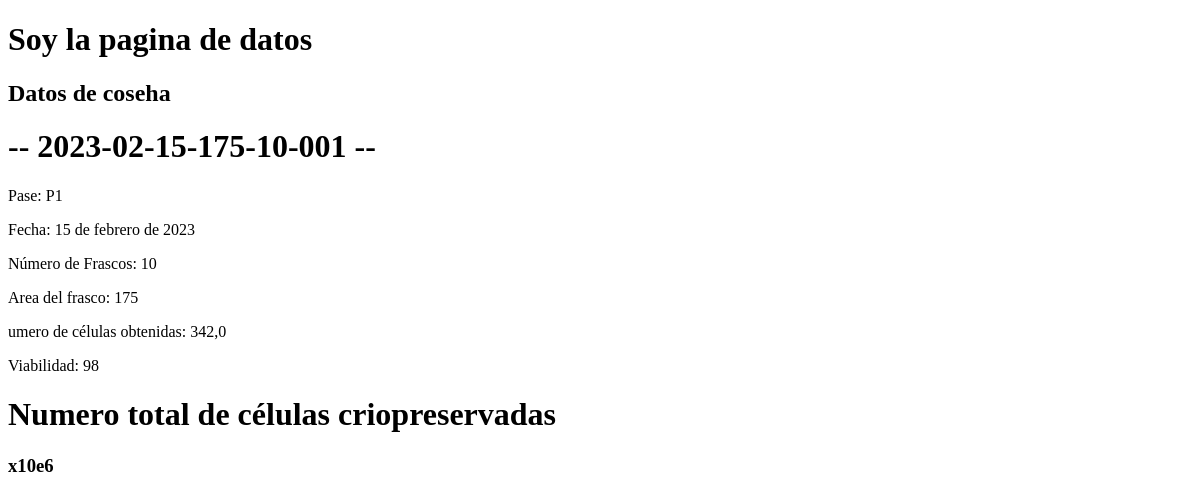
The page /datos/ on the database as committed earlier.
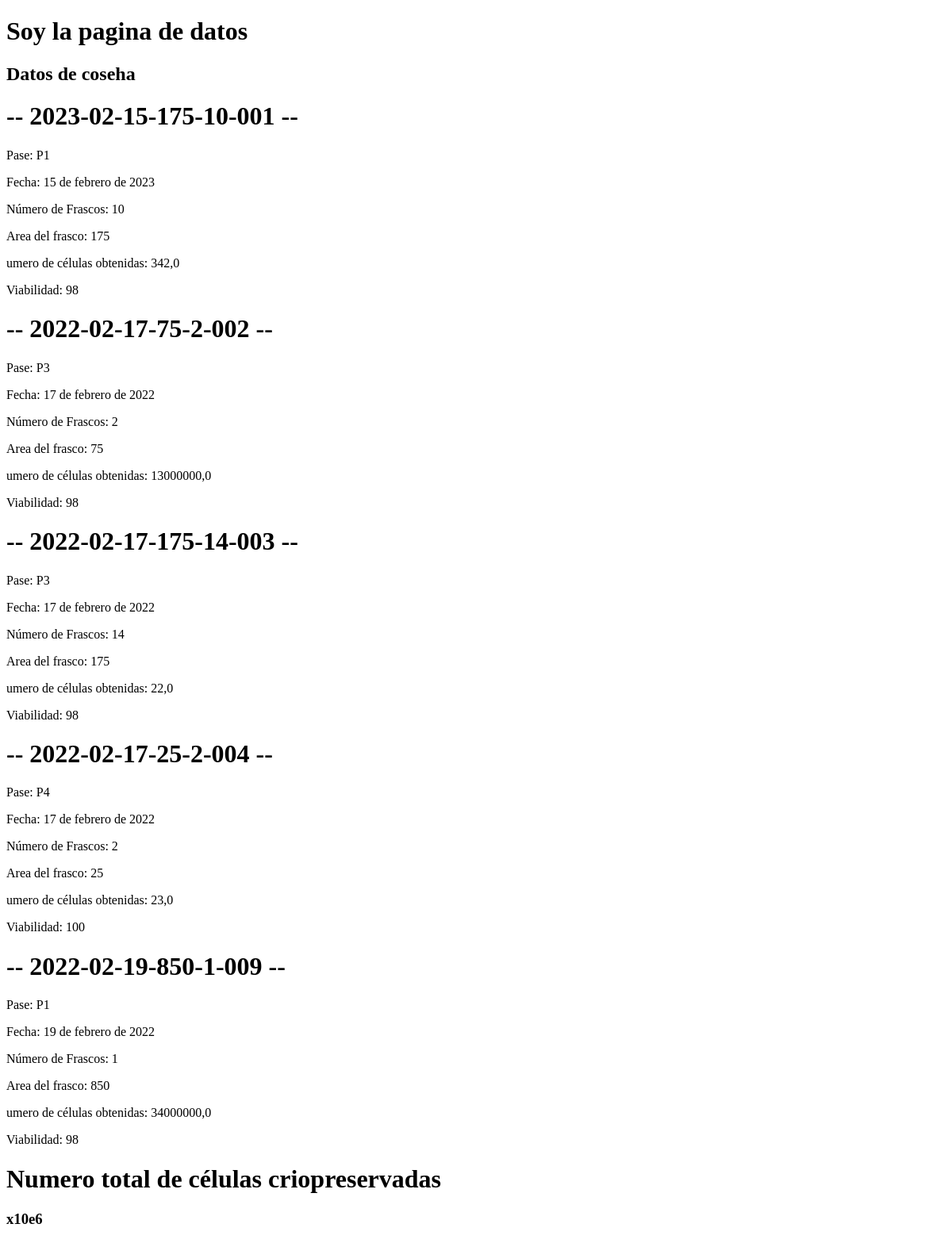
The same page on the database as committed later.
### formularios/models.py (models this page shows, shortened)
class Cosecha(models.Model):
    loteCosecha = models.CharField(default="", max_length=50)
    fechaCosecha = models.DateField()
    paseCosecha = models.CharField(max_length=50)
    areaFrascosCosecha = models.IntegerField(choices=[(25, 'T25'), (75, 'T75'), (175, 'T175'), (850, 'CR Liso'), (2125, 'CR Corrugado'), (0, 'Crioviales')])
    numFrascosCosecha = models.IntegerField()
    numCelulasObtenidas = models.FloatField()
    viabilidadCosecha = models.IntegerField()
    idCosecha = models.CharField(max_length=50, unique=True, primary_key=True)

### formularios/views.py (the view)
# urls.py: path('datos/', views.datos, name='datos'),
def datos(request):
    datosCosecha = models.Cosecha.objects.all()
    return render(request, 'formularios/datos.html', {'datosCosecha': datosCosecha} )

### formularios/templates/formularios/datos.html (shortened to what this page needs)
<!DOCTYPE html>
<html lang="en">
<head>
</head>
<body>
    <h1>Soy la pagina de datos</h1>
    <h2> Datos de coseha </h2>
    <h3>
    {% for i in datosCosecha %}
        <h1> -- {{i.idCosecha}} -- </h1>
        <p> Pase: {{i.paseCosecha}} </p>
        <p> Fecha: {{i.fechaCosecha}} </p>
        <p> Número de Frascos: {{i.numFrascosCosecha}} </p>
        <p> Area del frasco: {{i.areaFrascosCosecha}} </p>
        <p> umero de células obtenidas: {{i.numCelulasObtenidas}} </p>
        <p> Viabilidad: {{i.viabilidadCosecha}} </p>
    {% endfor %}
</h3>
<h1>Numero total de células criopreservadas </h1>
<h3>{{result}} x10e6 </h3>
</body>
</html>

Rows that differ between the two databases and show on the page:
added Cosecha: idCosecha "2022-02-17-75-2-002", paseCosecha "P3", fechaCosecha "17 de febrero de 2022", numFrascosCosecha "2", areaFrascosCosecha "75", numCelulasObtenidas "13000000,0", viabilidadCosecha "98"
added Cosecha: idCosecha "2022-02-17-175-14-003", paseCosecha "P3", fechaCosecha "17 de febrero de 2022", numFrascosCosecha "14", areaFrascosCosecha "175", numCelulasObtenidas "22,0", viabilidadCosecha "98"
added Cosecha: idCosecha "2022-02-17-25-2-004", paseCosecha "P4", fechaCosecha "17 de febrero de 2022", numFrascosCosecha "2", areaFrascosCosecha "25", numCelulasObtenidas "23,0", viabilidadCosecha "100"
added Cosecha: idCosecha "2022-02-19-850-1-009", paseCosecha "P1", fechaCosecha "19 de febrero de 2022", numFrascosCosecha "1", areaFrascosCosecha "850", numCelulasObtenidas "34000000,0", viabilidadCosecha "98"
